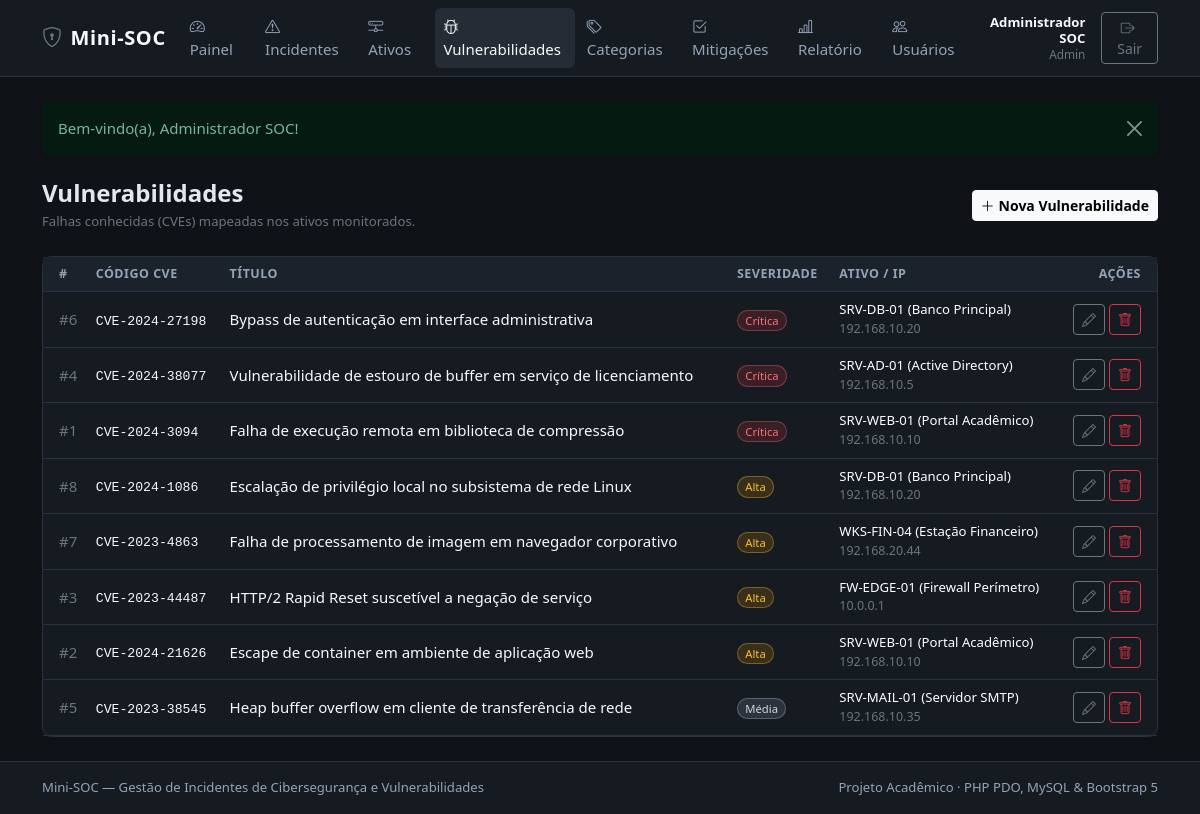
The page /modules/vulnerabilidades/index.php (signed in) on the database its author committed.
### tables this page shows
CREATE TABLE IF NOT EXISTS vulnerabilidades (
    id INT AUTO_INCREMENT PRIMARY KEY,
    codigo_cve VARCHAR(30) NOT NULL,
    titulo VARCHAR(150) NOT NULL,
    severidade ENUM('Baixa', 'Media', 'Alta', 'Critica') NOT NULL DEFAULT 'Media',
    ativo_id INT NOT NULL,
    CONSTRAINT fk_vulnerabilidades_ativo
        FOREIGN KEY (ativo_id) REFERENCES ativos(id)
        ON DELETE RESTRICT
        ON UPDATE CASCADE
);

CREATE TABLE IF NOT EXISTS ativos (
    id INT AUTO_INCREMENT PRIMARY KEY,
    nome VARCHAR(100) NOT NULL,
    tipo VARCHAR(60) NOT NULL,
    endereco_ip VARCHAR(45) NOT NULL,
    criticidade ENUM('Baixa', 'Media', 'Alta', 'Critica') NOT NULL DEFAULT 'Media'
);

### modules/vulnerabilidades/index.php (the view, shortened to what this page needs)
<?php
require_once __DIR__ . '/../../config/auth.php';
$pdo = conectar_banco();
$vulnerabilidades = $pdo->query("
    SELECT
        v.id,
        v.codigo_cve,
        v.titulo,
        v.severidade,
        a.nome AS ativo_nome,
        a.endereco_ip
    FROM vulnerabilidades v
    INNER JOIN ativos a ON a.id = v.ativo_id
    ORDER BY FIELD(v.severidade, 'Critica', 'Alta', 'Media', 'Baixa'), v.id DESC
")->fetchAll();
require_once __DIR__ . '/../../includes/header.php';
?>
<div class="d-flex justify-content-between align-items-center mb-4">
    <div>
        <h1 class="h4 fw-semibold mb-1">Vulnerabilidades</h1>
        <p class="text-secondary small mb-0">Falhas conhecidas (CVEs) mapeadas nos ativos monitorados.</p>
    </div>
    <a href="<?= e(base_url('modules/vulnerabilidades/form.php')) ?>" class="btn btn-light btn-sm fw-semibold">
        <i class="bi bi-plus-lg me-1"></i>Nova Vulnerabilidade
    </a>
</div>
<div class="card soc-card">
    <div class="table-responsive">
        <table class="table table-soc table-hover align-middle">
            <thead>
                <tr>
                    <th class="ps-3">#</th>
                    <th>Código CVE</th>
                    <th>Título</th>
                    <th>Severidade</th>
                    <th>Ativo / IP</th>
                    <th class="text-end pe-3">Ações</th>
                </tr>
            </thead>
            <tbody>
                <?php if (empty($vulnerabilidades)): ?>
                    <tr>
                        <td colspan="6" class="text-center text-secondary py-4">Nenhuma vulnerabilidade cadastrada.</td>
                    </tr>
                <?php else: ?>
                    <?php foreach ($vulnerabilidades as $vuln): ?>
                        <tr>
                            <td class="ps-3 text-secondary">#<?= (int) $vuln['id'] ?></td>
                            <td><code class="text-light"><?= e($vuln['codigo_cve']) ?></code></td>
                            <td class="fw-medium text-light"><?= e($vuln['titulo']) ?></td>
                            <td><?= badge_severidade($vuln['severidade']) ?></td>
                            <td>
                                <div class="small"><?= e($vuln['ativo_nome']) ?></div>
                                <div class="text-secondary" style="font-size: 0.78rem;"><?= e($vuln['endereco_ip']) ?></div>
                            </td>
                            <td class="text-end pe-3 text-nowrap">
                                <a href="<?= e(base_url('modules/vulnerabilidades/form.php?id=' . (int) $vuln['id'])) ?>" class="btn btn-outline-secondary btn-sm" title="Editar">
                                    <i class="bi bi-pencil"></i>
                                </a>
                                <form method="post" action="<?= e(base_url('modules/vulnerabilidades/excluir.php')) ?>" class="d-inline" onsubmit="return confirm('Deseja excluir esta vulnerabilidade?');">
                                    <button type="submit" class="btn btn-outline-danger btn-sm" title="Excluir">
                                        <i class="bi bi-trash"></i>
                                    </button>
                                </form>
                            </td>
                        </tr>
                    <?php endforeach; ?>
                <?php endif; ?>
            </tbody>
        </table>
    </div>
</div>
<?php require_once __DIR__ . '/../../includes/footer.php'; ?>

### config/auth.php (shortened to what this page needs)
<?php
function base_url(string $caminho = ''): string
{
    static $prefixo = null;
    if ($prefixo === null) {
        $prefixo = '';
    }
    $caminhoLimpo = ltrim($caminho, '/');
    return $caminhoLimpo === '' ? ($prefixo === '' ? '/' : $prefixo . '/') : $prefixo . '/' . $caminhoLimpo;
}
function e(mixed $valor): string
{
    return htmlspecialchars((string) ($valor ?? ''), ENT_QUOTES | ENT_SUBSTITUTE, 'UTF-8');
}
function exibir_flash(): void
{
    $tipo = e($_SESSION['flash']['tipo'] ?? 'info');
    $mensagem = e($_SESSION['flash']['mensagem'] ?? '');
    echo '<div class="alert alert-' . $tipo . ' alert-dismissible fade show border-0 shadow-sm mb-4" role="alert">';
    echo $mensagem;
    echo '<button type="button" class="btn-close" data-bs-dismiss="alert" aria-label="Fechar"></button>';
    echo '</div>';
}
function rotulo_severidade(string $valor): string
{
    return match ($valor) {
        'Critica' => 'Crítica',
        'Media'   => 'Média',
        'Alta'    => 'Alta',
        'Baixa'   => 'Baixa',
        default   => $valor,
    };
}
function badge_severidade(string $severidade): string
{
    $classe = match ($severidade) {
        'Critica' => 'badge-sev-critica',
        'Alta'    => 'badge-sev-alta',
        'Media'   => 'badge-sev-media',
        'Baixa'   => 'badge-sev-baixa',
        default   => 'text-bg-secondary',
    };
    return '<span class="badge rounded-pill ' . $classe . '">' . e(rotulo_severidade($severidade)) . '</span>';
}

### assets/css/style.css (style rules this page uses)
:root { --soc-bg: #0f1217; --soc-surface: #161b22; --soc-surface-elevated: #1c222b; --soc-border: #2a323e; --soc-text: #e2e8f0; --soc-muted: #94a3b8; --soc-accent: #64748b; }
body { background-color: var(--soc-bg); color: var(--soc-text); min-height: 100vh; display: flex; flex-direction: column; font-size: 0.94rem; }
.soc-card { background-color: var(--soc-surface); border: 1px solid var(--soc-border); border-radius: 0.6rem; }
.table-soc { --bs-table-bg: transparent; --bs-table-border-color: var(--soc-border); --bs-table-hover-bg: rgba(148, 163, 184, 0.06); margin-bottom: 0; }
.table-soc thead th { font-size: 0.78rem; text-transform: uppercase; letter-spacing: 0.04em; color: var(--soc-muted); background-color: var(--soc-surface-elevated); border-bottom: 1px solid var(--soc-border); font-weight: 600; white-space: nowrap; }
.badge-sev-critica { background-color: rgba(220, 53, 69, 0.18); color: #f87171; border: 1px solid rgba(248, 113, 113, 0.35); font-weight: 500; }
.badge-sev-alta { background-color: rgba(245, 158, 11, 0.16); color: #fbbf24; border: 1px solid rgba(251, 191, 36, 0.35); font-weight: 500; }
.badge-sev-media { background-color: rgba(148, 163, 184, 0.18); color: #cbd5e1; border: 1px solid rgba(203, 213, 225, 0.3); font-weight: 500; }

### rows shown on the page
vulnerabilidades: id "6", codigo_cve "CVE-2024-27198", titulo "Bypass de autenticação em interface administrativa", severidade "Crítica", ativo.nome "SRV-DB-01 (Banco Principal)", ativo.endereco_ip "192.168.10.20"
vulnerabilidades: id "4", codigo_cve "CVE-2024-38077", titulo "Vulnerabilidade de estouro de buffer em serviço de licenciamento", severidade "Crítica", ativo.nome "SRV-AD-01 (Active Directory)", ativo.endereco_ip "192.168.10.5"
vulnerabilidades: id "1", codigo_cve "CVE-2024-3094", titulo "Falha de execução remota em biblioteca de compressão", severidade "Crítica", ativo.nome "SRV-WEB-01 (Portal Acadêmico)", ativo.endereco_ip "192.168.10.10"
vulnerabilidades: id "8", codigo_cve "CVE-2024-1086", titulo "Escalação de privilégio local no subsistema de rede Linux", severidade "Alta", ativo.nome "SRV-DB-01 (Banco Principal)", ativo.endereco_ip "192.168.10.20"
vulnerabilidades: id "7", codigo_cve "CVE-2023-4863", titulo "Falha de processamento de imagem em navegador corporativo", severidade "Alta", ativo.nome "WKS-FIN-04 (Estação Financeiro)", ativo.endereco_ip "192.168.20.44"
vulnerabilidades: id "3", codigo_cve "CVE-2023-44487", titulo "HTTP/2 Rapid Reset suscetível a negação de serviço", severidade "Alta", ativo.nome "FW-EDGE-01 (Firewall Perímetro)", ativo.endereco_ip "10.0.0.1"
vulnerabilidades: id "2", codigo_cve "CVE-2024-21626", titulo "Escape de container em ambiente de aplicação web", severidade "Alta", ativo.nome "SRV-WEB-01 (Portal Acadêmico)", ativo.endereco_ip "192.168.10.10"
vulnerabilidades: id "5", codigo_cve "CVE-2023-38545", titulo "Heap buffer overflow em cliente de transferência de rede", severidade "Média", ativo.nome "SRV-MAIL-01 (Servidor SMTP)", ativo.endereco_ip "192.168.10.35"

### other values the page prints
$usuario['nome'] "Administrador SOC"
$usuario['perfil'] "Admin"
$mensagem "Bem-vindo(a), Administrador SOC!"
